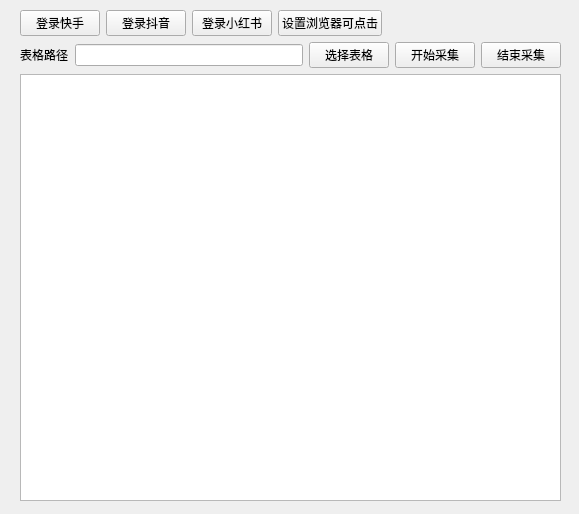
<?xml version="1.0" encoding="UTF-8"?>
<ui version="4.0">
 <class>MainWindow</class>
 <widget class="QMainWindow" name="MainWindow">
  <property name="geometry">
   <rect>
    <x>0</x>
    <y>0</y>
    <width>579</width>
    <height>514</height>
   </rect>
  </property>
  <property name="windowTitle">
   <string notr="true">数据采集工具</string>
  </property>
  <widget class="QWidget" name="centralwidget">
   <widget class="QWidget" name="layoutWidget">
    <property name="geometry">
     <rect>
      <x>20</x>
      <y>10</y>
      <width>541</width>
      <height>491</height>
     </rect>
    </property>
    <layout class="QVBoxLayout" name="verticalLayout">
     <item>
      <layout class="QHBoxLayout" name="horizontalLayout_2">
       <item>
        <widget class="QPushButton" name="loginKuaiShouBtn">
         <property name="text">
          <string>登录快手</string>
         </property>
        </widget>
       </item>
       <item>
        <widget class="QPushButton" name="loginDouyinBtn">
         <property name="text">
          <string>登录抖音</string>
         </property>
        </widget>
       </item>
       <item>
        <widget class="QPushButton" name="loginRedBookBtn">
         <property name="text">
          <string>登录小红书</string>
         </property>
        </widget>
       </item>
       <item>
        <widget class="QPushButton" name="enableBrowserBtn">
         <property name="text">
          <string>设置浏览器可点击</string>
         </property>
        </widget>
       </item>
       <item>
        <spacer name="horizontalSpacer">
         <property name="orientation">
          <enum>Qt::Horizontal</enum>
         </property>
         <property name="sizeHint" stdset="0">
          <size>
           <width>40</width>
           <height>20</height>
          </size>
         </property>
        </spacer>
       </item>
      </layout>
     </item>
     <item>
      <layout class="QHBoxLayout" name="horizontalLayout">
       <item>
        <widget class="QLabel" name="label">
         <property name="text">
          <string>表格路径</string>
         </property>
        </widget>
       </item>
       <item>
        <widget class="QLineEdit" name="excelPathEdit"/>
       </item>
       <item>
        <widget class="QPushButton" name="selectPathBtn">
         <property name="text">
          <string>选择表格</string>
         </property>
        </widget>
       </item>
       <item>
        <widget class="QPushButton" name="collectBtn">
         <property name="text">
          <string>开始采集</string>
         </property>
        </widget>
       </item>
       <item>
        <widget class="QPushButton" name="stopCollectBtn">
         <property name="text">
          <string>结束采集</string>
         </property>
        </widget>
       </item>
      </layout>
     </item>
     <item>
      <widget class="QTextEdit" name="logEdit"/>
     </item>
    </layout>
   </widget>
  </widget>
 </widget>
 <resources/>
 <connections/>
</ui>
